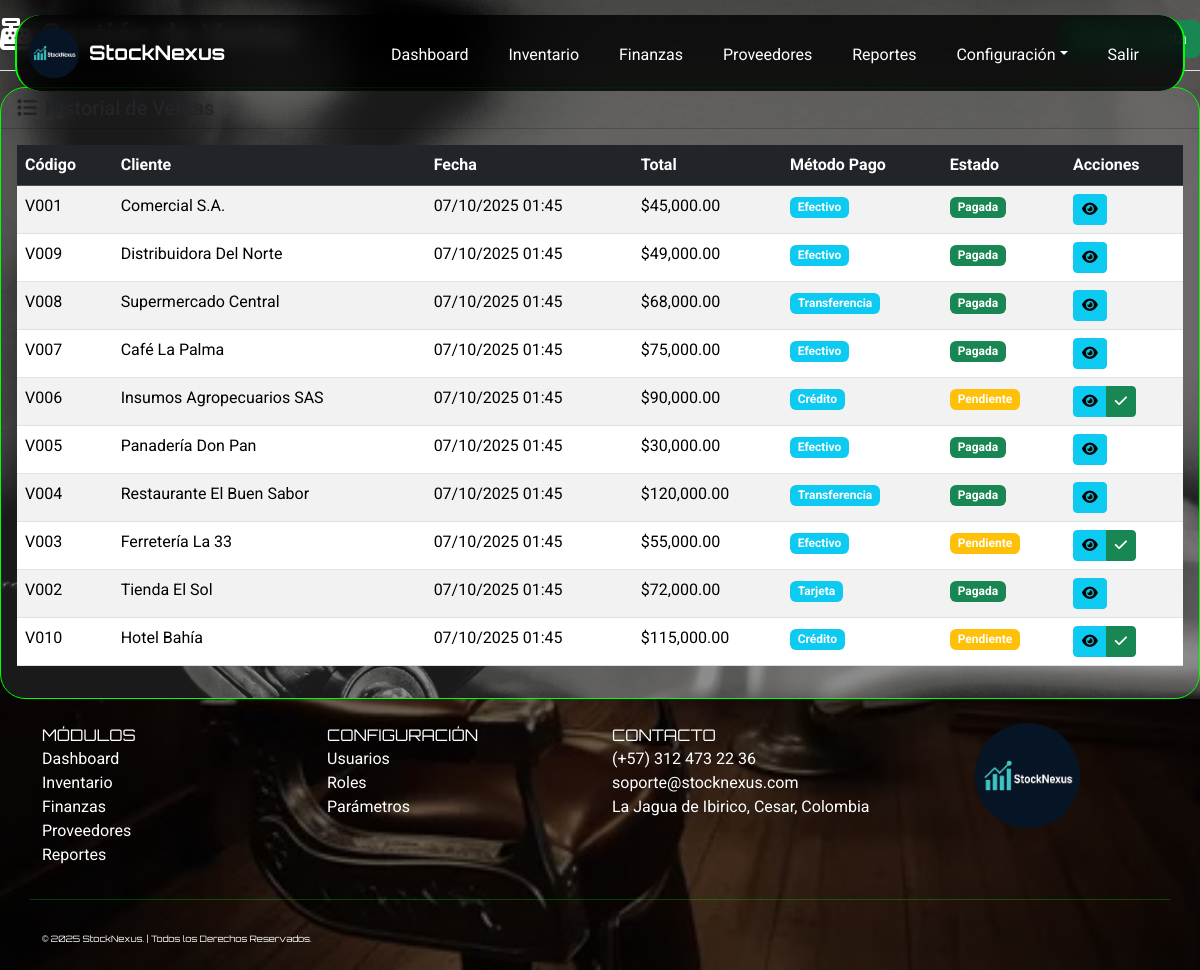
Page /index.php?page=ventas (signed in) on the earlier database version.
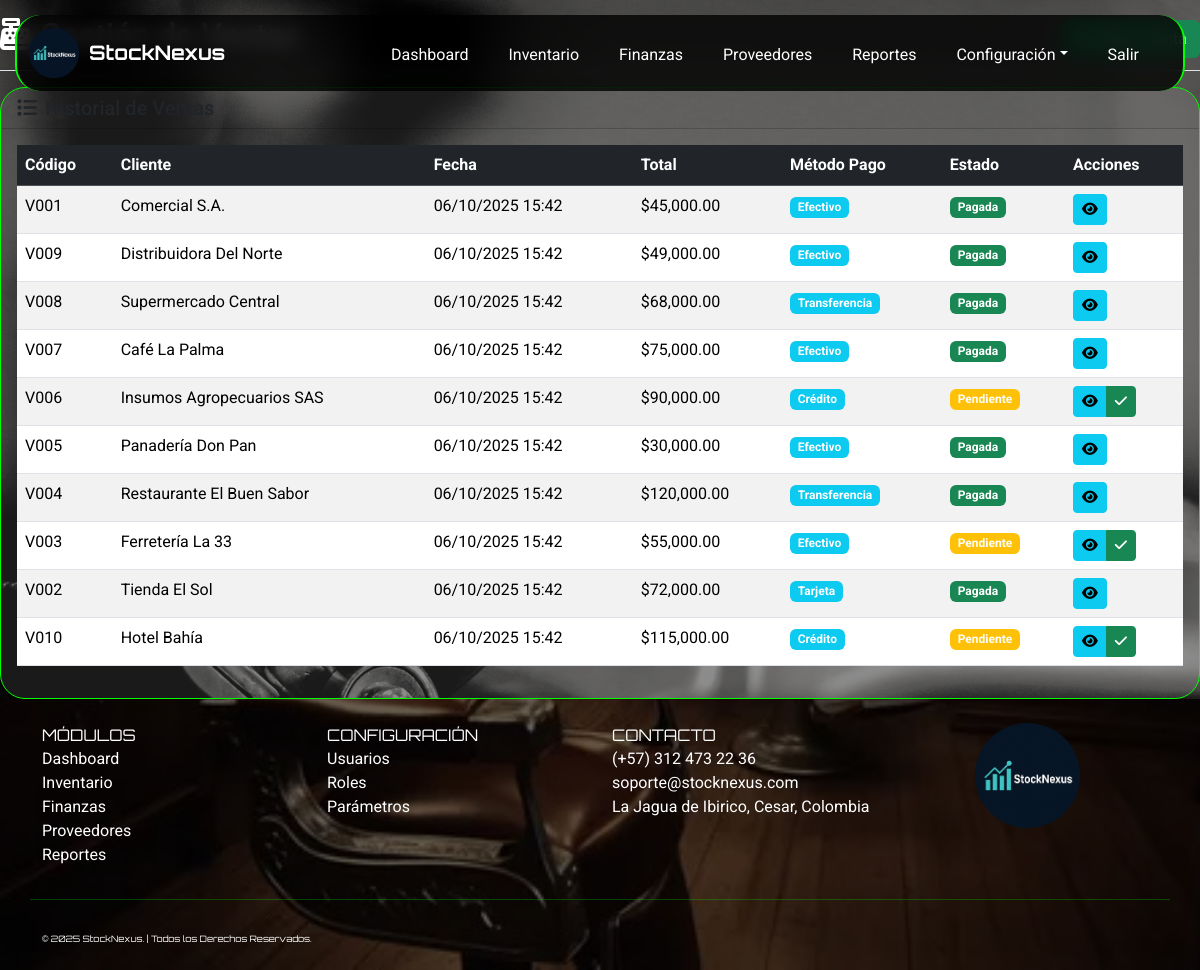
Same page on the later database version.
### tables this page shows
CREATE TABLE `ventas` (
  `id_venta` int(11) NOT NULL AUTO_INCREMENT,
  `codigo_venta` varchar(50) NOT NULL,
  `id_cliente` int(11) DEFAULT NULL,
  `id_usuario` int(11) NOT NULL,
  `fecha_venta` datetime DEFAULT CURRENT_TIMESTAMP,
  `metodo_pago` enum('Efectivo','Transferencia','Tarjeta','Crédito') DEFAULT 'Efectivo',
  `total_venta` decimal(14,2) DEFAULT 0.00,
  `estado` enum('Pendiente','Pagada','Anulada') DEFAULT 'Pendiente',
  PRIMARY KEY (`id_venta`),
  UNIQUE KEY `uk_ventas_codigo` (`codigo_venta`),
  KEY `idx_ventas_cliente` (`id_cliente`),
  KEY `idx_ventas_usuario` (`id_usuario`),
  CONSTRAINT `fk_ventas_cliente` FOREIGN KEY (`id_cliente`) REFERENCES `clientes` (`id_cliente`),
  CONSTRAINT `fk_ventas_usuario` FOREIGN KEY (`id_usuario`) REFERENCES `usuarios` (`id_usuario`)
);

CREATE TABLE `clientes` (
  `id_cliente` int(11) NOT NULL AUTO_INCREMENT,
  `nombre_cliente` varchar(100) NOT NULL,
  `identificacion` varchar(30) DEFAULT NULL,
  `telefono` varchar(20) DEFAULT NULL,
  `correo` varchar(100) DEFAULT NULL,
  `direccion` varchar(150) DEFAULT NULL,
  `ciudad` varchar(100) DEFAULT NULL,
  `fecha_registro` datetime DEFAULT CURRENT_TIMESTAMP,
  PRIMARY KEY (`id_cliente`),
  UNIQUE KEY `uk_clientes_identificacion` (`identificacion`)
);

### app/controllers/VentaController.php (called while the page is built, shortened)
<?php
class VentaController {
    private $db;
    public function __construct($database) {
        $this->db = $database;
    }
    public function listar() {
        try {
            $stmt = $this->db->query("
                SELECT v.*, c.nombre_cliente, u.nombre_completo as usuario_nombre
                FROM ventas v
                LEFT JOIN clientes c ON v.id_cliente = c.id_cliente
                LEFT JOIN usuarios u ON v.id_usuario = u.id_usuario
                ORDER BY v.fecha_venta DESC
            ");
            return $stmt->fetchAll();
        } catch (PDOException $e) {
            error_log("Error en listar ventas: " . $e->getMessage());
            return [];
        }
    }
}
?>

### app/views/Ventas/ventas.php (the view)
<?php
$ventaController = new VentaController($db);
$ventas = $ventaController->listar();
?>
<div class="d-flex justify-content-between flex-wrap flex-md-nowrap align-items-center pt-3 pb-2 mb-3 border-bottom">
    <h1 class="h2"><i class="fas fa-cash-register me-2"></i>Gestión de Ventas</h1>
    <div class="btn-toolbar mb-2 mb-md-0">
        <a href="index.php?page=crear_venta" class="btn btn-success">
            <i class="fas fa-plus me-2"></i>Nueva Venta
        </a>
    </div>
</div>
<div class="card">
    <div class="card-header">
        <h5 class="card-title mb-0">
            <i class="fas fa-list me-2"></i>Historial de Ventas
        </h5>
    </div>
    <div class="card-body">
        <div class="table-responsive">
            <table class="table table-striped table-hover">
                <thead class="table-dark">
                    <tr>
                        <th>Código</th>
                        <th>Cliente</th>
                        <th>Fecha</th>
                        <th>Total</th>
                        <th>Método Pago</th>
                        <th>Estado</th>
                        <th>Acciones</th>
                    </tr>
                </thead>
                <tbody>
                    <?php foreach ($ventas as $venta): ?>
                    <tr>
                        <td><?= $venta['codigo_venta'] ?></td>
                        <td><?= $venta['nombre_cliente'] ?: 'Cliente General' ?></td>
                        <td><?= date('d/m/Y H:i', strtotime($venta['fecha_venta'])) ?></td>
                        <td>$<?= number_format($venta['total_venta'], 2) ?></td>
                        <td>
                            <span class="badge bg-info"><?= $venta['metodo_pago'] ?></span>
                        </td>
                        <td>
                            <span class="badge bg-<?=
                                $venta['estado'] == 'Pagada' ? 'success' :
                                ($venta['estado'] == 'Pendiente' ? 'warning' : 'danger')
                            ?>">
                                <?= $venta['estado'] ?>
                            </span>
                        </td>
                        <td>
                            <div class="btn-group btn-group-sm">
                                <a href="index.php?page=detalle_venta&id=<?= $venta['id_venta'] ?>"
                                   class="btn btn-info" title="Ver Detalle">
                                    <i class="fas fa-eye"></i>
                                </a>
                                <?php if ($venta['estado'] == 'Pendiente'): ?>
                                <a href="index.php?page=marcar_venta_pagada&id=<?= $venta['id_venta'] ?>"
                                   class="btn btn-success" title="Marcar como Pagada">
                                    <i class="fas fa-check"></i>
                                </a>
                                <?php endif; ?>
                            </div>
                        </td>
                    </tr>
                    <?php endforeach; ?>
                </tbody>
            </table>
        </div>
    </div>
</div>

Differences in the rows shown:
changed ventas "Comercial S.A.": fecha_venta "07/10/2025 01:45" → "06/10/2025 15:42"
changed ventas "Distribuidora Del Norte": fecha_venta "07/10/2025 01:45" → "06/10/2025 15:42"
changed ventas "Supermercado Central": fecha_venta "07/10/2025 01:45" → "06/10/2025 15:42"
changed ventas "Café La Palma": fecha_venta "07/10/2025 01:45" → "06/10/2025 15:42"
changed ventas "Insumos Agropecuarios SAS": fecha_venta "07/10/2025 01:45" → "06/10/2025 15:42"
changed ventas "Panadería Don Pan": fecha_venta "07/10/2025 01:45" → "06/10/2025 15:42"
changed ventas "Restaurante El Buen Sabor": fecha_venta "07/10/2025 01:45" → "06/10/2025 15:42"
changed ventas "Ferretería La 33": fecha_venta "07/10/2025 01:45" → "06/10/2025 15:42"
changed ventas "Tarjeta": fecha_venta "07/10/2025 01:45" → "06/10/2025 15:42"
changed ventas "Hotel Bahía": fecha_venta "07/10/2025 01:45" → "06/10/2025 15:42"
